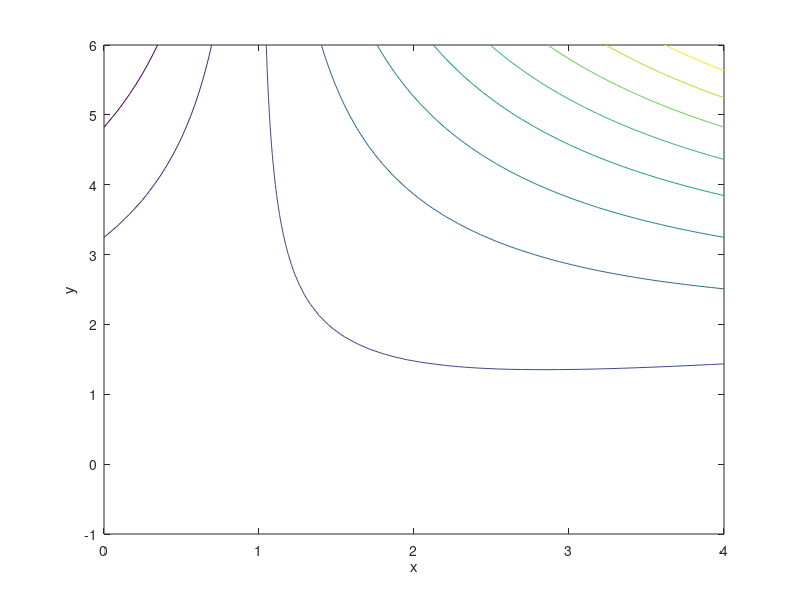

MATLAB code for this plot: (Note: this script raises an error after producing the figure.)
clc;        % clears command window
clear all;  % clears workspace
close all;  % closes all figure windows

fprintf('\n\n24-311 S20 Assignment 6');
fprintf('\nConnor W. Colombo');
fprintf('\ncwcolomb@andrew.cmu.edu\n');


%--------------------------IMPORTANT NOTES---------------------------------
% 1) In the command window just your results should be displayed. (Do NOT 
% forget to use semicolon (;)).
% 2) Use appropriate variable names for given questions.
% 3) Label all your graphs and do NOT forget to add units.
% 4) Your graph and question number should match. i.e. If you are plotting 
% question number 5, use figure(5). If there are multiple graphs for one
% problem, use the tens digit for the question number and the ones digit
% for the graph number within the problem (i.e. 51 and 52 if there are two
% graphs required for problem 5).
% 5) Make your code as clear and clean as possible to be graded better and
% easier, do NOT hesitate to comment inside a code.
% 6) Failing one/more of above given conditions may cause you to lose 
% points!
% 7) Graders may comment on your work inside the code section as well and 
% slightly change not working codes to make them work.

%--------------------------------Problem#2---------------------------------
fprintf('\nProblem#2:\n');
disp("See Attached Plots");
fb = @(x,y) 2.*x.*y.^2 + 2.*x - x.^2 - 2.*y.^2;
fc = @(x,y) x.^3./3 + y.^2./2 - 2.*x.*y + 4.*x;

x = linspace(0,4,50);
y = linspace(-1,6,50);
[X,Y] = meshgrid(x,y);
Zb = fb(X,Y);
Zc = fc(X,Y);

figure(21);
contour(X,Y,Zb);
xlabel("x");
ylabel("y");
title(char("Contour Plot of "+char(fb)));

figure(22);
surf(X,Y,Zb);
xlabel("x");
ylabel("y");
title(char("Surface Plot of "+char(fb)));

figure(23);
contour(X,Y,Zc);
xlabel("x");
ylabel("y");
title(char("Contour Plot of "+char(fc)));

figure(24);
surf(X,Y,Zc);
xlabel("x");
ylabel("y");
title(char("Surface Plot of "+char(fc)));

%--------------------------------Problem#3---------------------------------
fprintf('\nProblem#3:\n');
% Given function table:
data = table();
data.f = {...
    @(x) -1.5*x^6 - 2*x^4 + 12*x; ...
    @(x) 2*x - 1.75*x^2 + 1.1*x^3 - 0.25*x^4; ...
    @(x) 2 + 5*x + 6*x^2 + 2*x^3 + 2*x^4; ...
    @(x) 2*sin(x) - x^2/2 ...
};
data.x0 = [0.1; 3; -1.4; 2];

for i = 1:numel(data.f)
    [data.newtonOptim(i), data.isMinimum(i)] = optimNewton(data.f{i}, data.x0(i), 1e-8, 100);
    data.isMaximum(i) = ~data.isMinimum(i);
end

disp(data);

%--------------------------------Problem#4---------------------------------
fprintf('\nProblem#4:\n');
f = @(x) 2 * sin(x) + 2 * exp(-x.^2/2 + 1);
[xmins, xmaxs, absxmin, absxmax] = findExtrema(f, -10, 10, 100);

disp("For f(x) = " + char(f));
disp("Global Minimum: f(" + absxmin + ") = " + f(absxmin));
disp("Global Maximum: f(" + absxmax + ") = " + f(absxmax));
disp("All Minima (including local):");
disp("x = " + mat2str(xmins));
disp("All Maxima (including local):");
disp("x = " + mat2str(xmaxs));

figure(41);
hold on
    fplot(f, [-10,10]);
    scatter(xmins, f(xmins), 'o');
    scatter(xmaxs, f(xmaxs), 'o');
    scatter(absxmin, f(absxmin), 'x');
    scatter(absxmax, f(absxmax), 'x');
hold off
xlabel('x', 'Interpreter','latex');
ylabel('$f(x)$', 'Interpreter','latex');
legend({'$f(x)$', 'Indentified Local Minima', 'Indentified Local Maxima', 'Indentified Global Minimum', 'Indentified Global Maximum'}, 'Interpreter','latex');

%-----------------------------------End.-----------------------------------
fprintf('\n< End of Submission. >\n');
